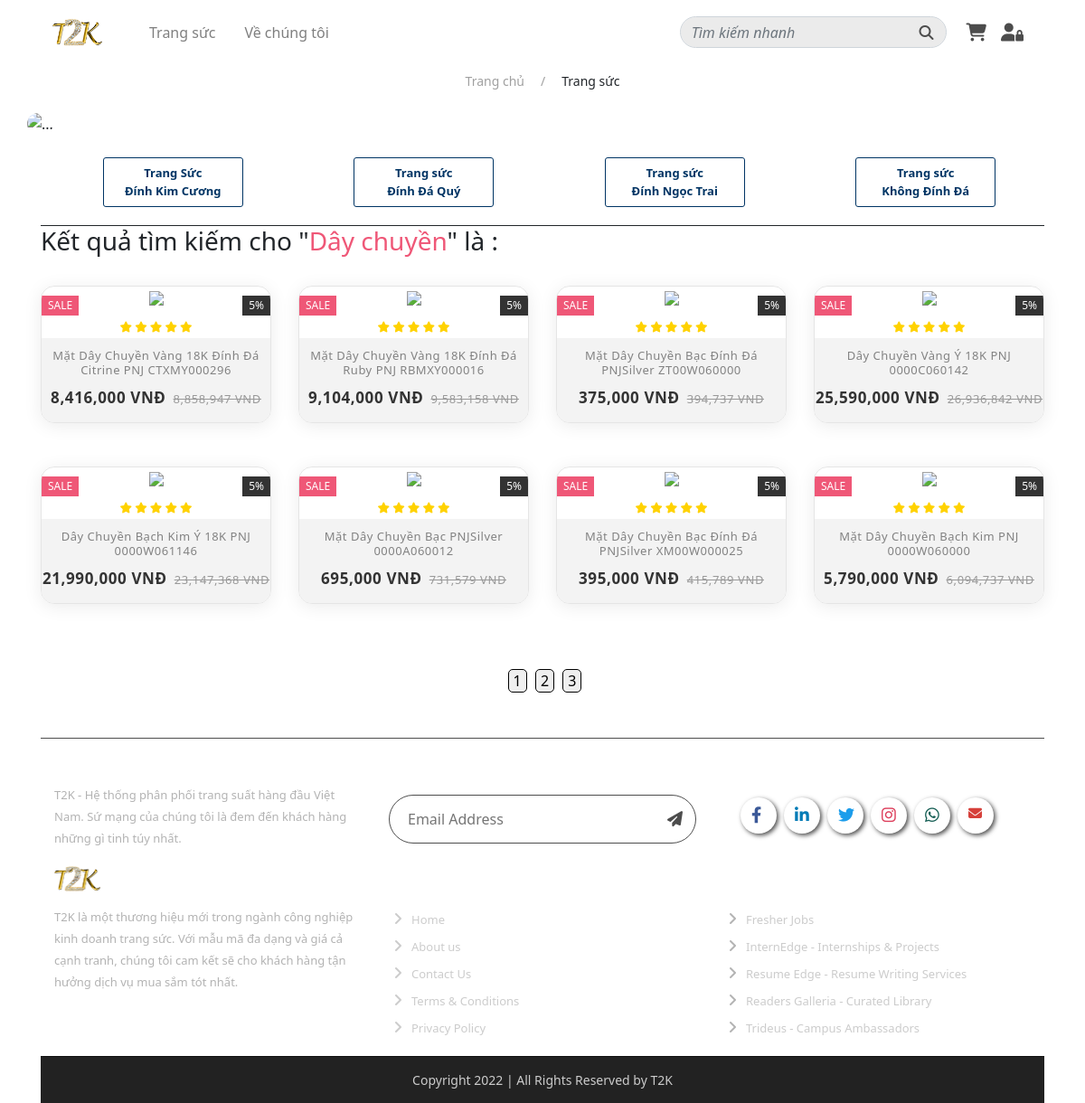
The page /Product/SearchByKey/Dây chuyền on the database its author committed.
### tables this page shows
CREATE TABLE `tbl_product` (
  `product_id` int(10) NOT NULL,
  `product_name` varchar(100) NOT NULL,
  `product_price` int(50) DEFAULT NULL,
  `category_id` int(10) NOT NULL,
  `product_img` varchar(200) DEFAULT NULL,
  `product_code` varchar(100) NOT NULL,
  `status` bit(1) NOT NULL DEFAULT b'1',
  `material_id` int(10) NOT NULL,
  `sub_name` varchar(100) DEFAULT NULL
);

### mvc/core/Controller.php (called while the page is built, shortened)
<?php
    class Controller{
        public function View($view,$data = []) {
            require_once "mvc/views/".$view.".php";
        }
    }
?>

### mvc/controllers/Product.php (called while the page is built, shortened)
<?php
    class Product extends Controller {
        protected $productdb;
        protected $user = "user_lock";
        public function __construct()
        {
            $this->productdb = $this->Model("ProductModel");
        }
        public function SearchByKey($key) {
            $this->View("Layout1",
            ["DB" =>$this->productdb->SearchName($key)  ,
            "Key" => $key,
            "Page" => "Productpage",
            "User" => $this->user
        ]);
        }
    }
?>

### mvc/core/App.php (called while the page is built, shortened)
<?php
    class App {
        protected $action="Show";
        function __construct(){
            $arr = $this->UrlProcess();
            if ( $arr != null && file_exists("mvc/controllers/".$arr[0].".php"))
            {
                unset ($arr[0]);
            }
            $this->controller = new $this->controller;
            if (isset($arr[1])) {
                if (method_exists($this->controller , $arr[1])){
                    $this->action = $arr[1];
                }
                unset ($arr[1]);
            }
            $this->params = $arr?array_values($arr):[];
            call_user_func_array([$this->controller,$this->action],$this->params);
        }
        function UrlProcess(){
            if( isset($_GET["url"]) ){
                return explode("/", filter_var(trim($_GET["url"], "/")));
            }
        }
    }
?>

### index.php (called while the page is built, shortened)
<?php
    $myApp = new App();
?>

### mvc/core/DB_Module.php (called while the page is built, shortened)
<?php
class DataModel
{
    protected $servername = "localhost";
    protected $username = "root";
    protected $password = "";
    public function __construct()
    {
        $this->con = mysqli_connect($this->servername, $this->username, $this->password);
    }
}

### mvc/models/ProductModel.php (called while the page is built, shortened)
<?php
class ProductModel extends DataModel {
    public function SearchName($key) {
        $qr = "SELECT * FROM `tbl_product` WHERE `product_name` LIKE '%".$key."%'";
        $rows =  mysqli_query($this->con, $qr);
        $arr = array();
        while ($row = mysqli_fetch_array($rows)) {
            $arr[] = $row;
        }
        return json_encode($arr);
    }
}
?>

### mvc/views/pages/Productpage.php (the view, shortened to what this page needs)
<div class="row justify-content-center" style="height: 30px">
    <ul class="nav justify-content-center">
        <li class="nav-item justify-content-center">
            <a class="nav-link active" style="color: #a0a0a0; font-size: 14px;" href="http://localhost/t2k/Home">Trang chủ</a>
        </li>
        <span class="nav-item space" style="padding: 8px 2px; color: #a0a0a0; font-size: 14px;">/</span>
        <li class="nav-item trangsuc">
            <p style="padding: 8px 16px; font-size: 14px;">Trang sức</p>
        </li>
    </ul>
</div>
<br style="clear:both;">
<div class="row" id="slider">
    <div id="carouselExampleIndicators" class="carousel slide" data-ride="carousel">
        <ol class="carousel-indicators">
        </ol>
        <div class="carousel-inner">
            <div class="carousel-item active">
                <img src="https://cdn.pnj.io/images/promo/143/Tabsale_T11_Chung-banner_peformance_1972x640CTA.jpg" class="d-block w-100" alt="...">
            </div>
        </div>
        <button class="carousel-control-prev" type="button" data-target="#carouselExampleIndicators" data-slide="prev">
            <span class="carousel-control-prev-icon" style="color: black;" aria-hidden="true"></span>
        </button>
        <button class="carousel-control-next" type="button" data-target="#carouselExampleIndicators" data-slide="next">
            <span class="carousel-control-next-icon" aria-hidden="true"></span>
        </button>
    </div>
</div>
<div class="row-btn" id="row-btn">
    <div class="navbar-item2  col-md-4 col-lg-2 mt-3 ">
        <button type="submit" name="keyword" value="vàng" class="btn btn"><span> Trang Sức <br> Đính Kim Cương</span></button>
    </div>
    <div class="navbar-item2  col-md-4 col-lg-2 mt-3">
        <button type="submit" name="keyword" value="" class="btn btn"><span>Trang sức<br>Đính Đá Quý</span></button>
    </div>
    <div class="navbar-item2  col-md-4 col-lg-2 mt-3">
        <button type="submit" name="keyword" value="" class="btn btn"><span>Trang sức<br>Đính Ngọc Trai</span></button>
    </div>
    <div class="navbar-item2  col-md-4 col-lg-2 mt-3">
        <button type="submit" name="keyword" value="" class="btn btn"><span>Trang sức<br>Không Đính Đá</span></button>
    </div>
</div>
<?php
$obj = json_decode($data['DB']);
if (count($obj) > 0) { ?>
    <?php if (isset($data['Key'])) { ?>
        <h3>Kết quả tìm kiếm cho "<?php echo "<span style='color:#ef5777;'>" . $data['Key'] . "</span>" ?>" là :</h3>
    <?php } ?>
    <div class="row">
        <?php
        for ($i = 0; $i < count($obj); $i++) {
            if(isset($_SESSION['user_id']))
            $link = "http://localhost/t2k/Cart/Addtocart/". $obj[$i]->product_id ."/". $obj[$i]->product_name ."/". $obj[$i]->product_price ."";
        else
            $link = "http://localhost/t2k/Cart";
        ?>
            <form class="col-md-3 col-sm-6 my-4" method="post" action="http://localhost/t2k/Cart/AddToCart/">
                <div class="product-grid" style="border-radius:15px ;">
                    <div class="product-image">
                        <a href="http://localhost/t2k/Detail/ShowDetail/<?= $obj[$i]->product_id ?>">
                        </a>
                        <span class="product-new-label">Sale</span>
                        <span class="product-discount-label">5%</span>
                    </div>
                    <ul class="rating mb-4" style="margin-bottom:1.5rem ;">
                        <li class="fa fa-star"></li>
                        <li class="fa fa-star"></li>
                        <li class="fa fa-star"></li>
                        <li class="fa fa-star"></li>
                        <li class="fa fa-star"></li>
                    </ul>
                    <div class="product-content">
                        <h3 class="title" ><a href="http://localhost/t2k/Detail/ShowDetail/<?= $obj[$i]->product_id ?>" ><?= $obj[$i]->product_name ?></a></h3>
                        <div class="price"><?= number_format($obj[$i]->product_price) ?> VNĐ
                            <span><?= number_format(($obj[$i]->product_price) / 0.95) ?> VNĐ</span>
                        </div>
                        <a class="add-to-cart" href="<?=$link?>">+ Add To Cart</a>
                    </div>
                </div>
            </form>
        <?php } ?>
    </div>
    <form action="" method="post" class="Page-Number mt-5">
        <input type="submit" name="page" class="page-number" value="1">
        <input type="submit" name="page" class="page-number" value="2">
        <input type="submit" name="page" class="page-number" value="3">
    </form>
<?php } else { ?>
    <h2 style="color:red; text-align: center;">Không tìm thấy sản phẩm !</h2> <?php } ?>

### rows shown on the page
tbl_product: product_name "Mặt Dây Chuyền Vàng 18K Đính Đá Citrine PNJ CTXMY000296", product_price "8,416,000", ($obj[$i]->product_price)/0.95 "8,858,947"
tbl_product: product_name "Mặt Dây Chuyền Vàng 18K Đính Đá Ruby PNJ RBMXY000016", product_price "9,104,000", ($obj[$i]->product_price)/0.95 "9,583,158"
tbl_product: product_name "Mặt Dây Chuyền Bạc Đính Đá PNJSilver ZT00W060000", product_price "375,000", ($obj[$i]->product_price)/0.95 "394,737"
tbl_product: product_name "Dây Chuyền Vàng Ý 18K PNJ 0000C060142", product_price "25,590,000", ($obj[$i]->product_price)/0.95 "26,936,842"
tbl_product: product_name "Dây Chuyền Bạch Kim Ý 18K PNJ 0000W061146", product_price "21,990,000", ($obj[$i]->product_price)/0.95 "23,147,368"
tbl_product: product_name "Mặt Dây Chuyền Bạc PNJSilver 0000A060012", product_price "695,000", ($obj[$i]->product_price)/0.95 "731,579"
tbl_product: product_name "Mặt Dây Chuyền Bạc Đính Đá PNJSilver XM00W000025", product_price "395,000", ($obj[$i]->product_price)/0.95 "415,789"
tbl_product: product_name "Mặt Dây Chuyền Bạch Kim PNJ 0000W060000", product_price "5,790,000", ($obj[$i]->product_price)/0.95 "6,094,737"

### other values the page prints
$data['Key'] "Dây chuyền"
